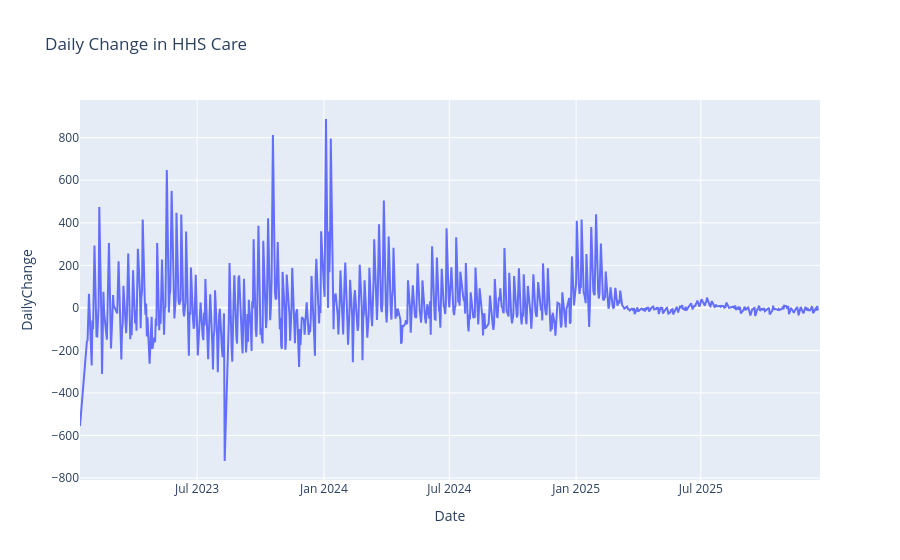

Write notebook code for a chart like this one.
### Code cell
fig = px.line(
    df,
    x="Date",
    y="DailyChange",
    title="Daily Change in HHS Care"
)

fig.show()

### Figure 1 — Plotly figure (JSON) as saved in the notebook; plotly's stock layout.template omitted (floating-point values rounded to 4 significant figures; data arrays with more than 128 entries replaced by an {"elided": "..."} marker saying what was removed)
{"data": [{"hovertemplate": "Date=%{x}<br>DailyChange=%{y}<extra></extra>", "legendgroup": "", "line": {"color": "#636efa", "dash": "solid"}, "marker": {"symbol": "circle"}, "mode": "lines", "name": "", "orientation": "v", "showlegend": false, "type": "scatter", "x": {"elided": "720 str values"}, "xaxis": "x", "y": {"elided": "720 float values"}, "yaxis": "y"}], "layout": {"legend": {"tracegroupgap": 0}, "title": {"text": "Daily Change in HHS Care"}, "xaxis": {"anchor": "y", "domain": [0, 1], "title": {"text": "Date"}}, "yaxis": {"anchor": "x", "domain": [0, 1], "title": {"text": "DailyChange"}}}}
